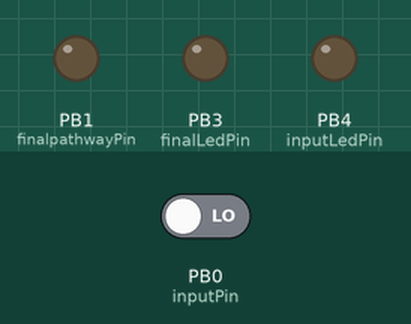
This sketch was run on a simulated ATtiny85, built with avr-gcc and run on an emulated ATtiny85. Parts: output pins drawn as LEDs (lit = HIGH). The test bench sets the inputs (shaded band); at power-on: PB0 (inputPin) LOW.

Above: at 1.2 s.
1.3 s: PB0 (inputPin) driven HIGH
At 1.7 s:
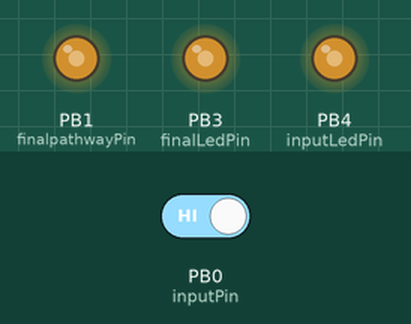
2.8 s: PB0 (inputPin) driven LOW
At 3.5 s:
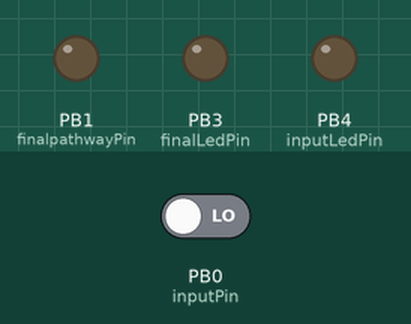
4.3 s: PB0 (inputPin) driven HIGH
At 5.2 s:
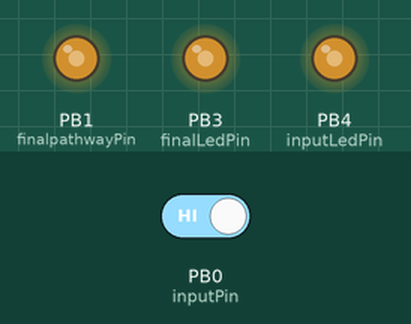
Timing chart, 0 to 7.3 s (numbered marks = the images above; inputs shaded):
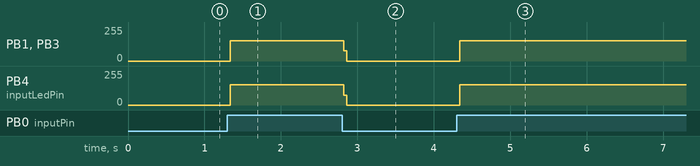

The sketch:

ATTINY85ExiveCode.ino
```cpp
const int inputPin = 0;
const int inputLedPin = 4; /* ---------------- red */
const int finalpathwayPin = 1;
const int finalLedPin = 3; /* ---------------- green */

int inpin = 0;

void setup() {
  pinMode(inputPin, INPUT);
  pinMode(inputLedPin, OUTPUT);
  pinMode(finalpathwayPin, OUTPUT);
  pinMode(finalLedPin, OUTPUT);
}

void loop() {
  inpin = digitalRead(inputPin);

    digitalWrite(inputLedPin, LOW);
    digitalWrite(finalpathwayPin, LOW);
    digitalWrite(finalLedPin, LOW);

  if(inpin == HIGH) {
    digitalWrite(inputLedPin, HIGH);
    digitalWrite(finalpathwayPin, HIGH);
    digitalWrite(finalLedPin, HIGH);
    }

}
```

Measured:
- after the input at 1.3 s, PB1 (finalpathwayPin), PB3 (finalLedPin), PB4 (inputLedPin): 0/255 → 152/255 at once
- after the input at 2.8 s, PB1 (finalpathwayPin), PB3 (finalLedPin), PB4 (inputLedPin): 152/255 → 0/255 at once
- after the input at 4.3 s, PB1 (finalpathwayPin), PB3 (finalLedPin), PB4 (inputLedPin): 0/255 → 152/255 at once
